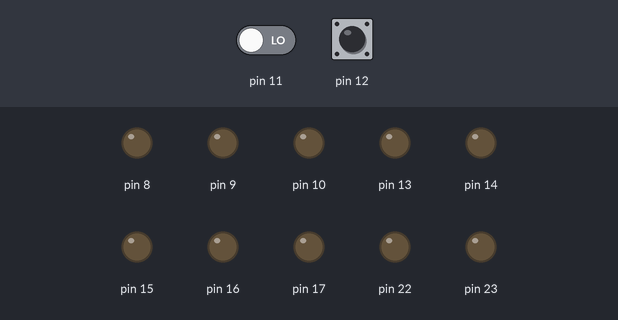
Bench run of a sketch on a simulated Arduino Uno, built with avr-gcc and run on an emulated ATmega328P. Shown: output pins drawn as LEDs (lit = HIGH). Dashed ring = blinking. The inputs (shaded band) are chosen by the test bench; at power-on: pin 12 LOW, pin 11 LOW.

Above: at 1.2 s.
1.3 s: pin 12 pulsed HIGH 2 times (0.12 s each, 0.3 s apart)
At 1.8 s:
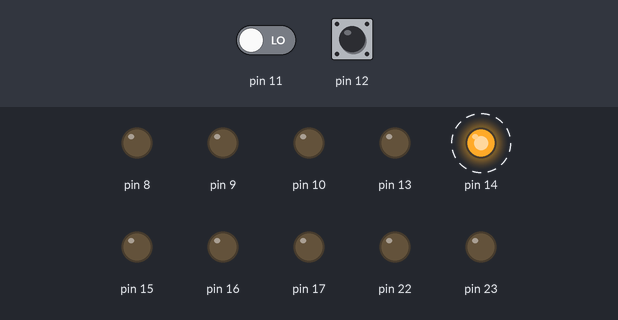
At 2.3 s:
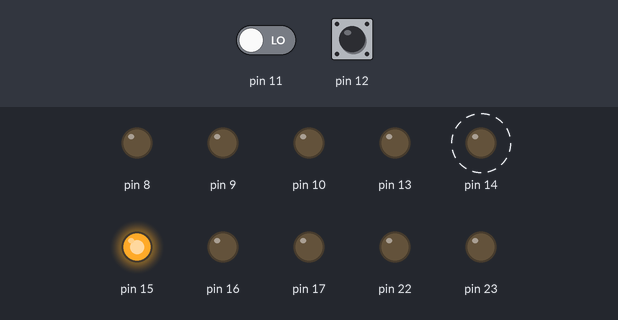
4.4 s: pin 11 driven HIGH
At 4.8 s:
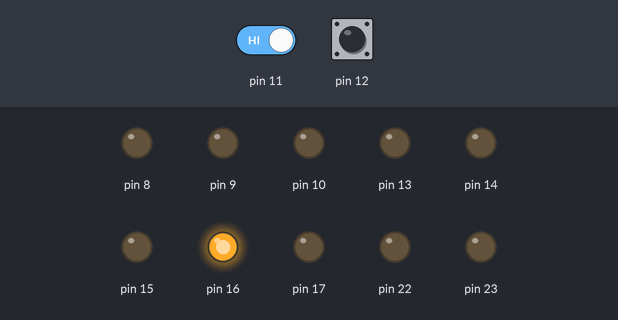
Timing chart, 0 to 7.4 s (numbered marks = the images above; inputs shaded):
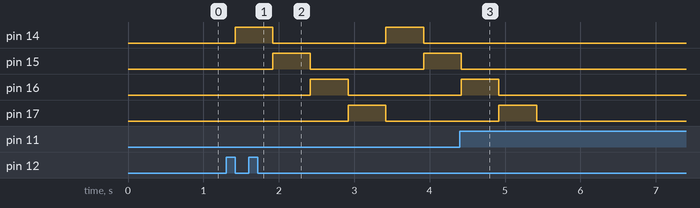

Measured:
- after the input at 1.3 s, pin 14: alternates HIGH for 0.50 s and LOW for 1.5 s, starting after 0.12 s; pin 15: LOW → HIGH after 0.62 s, → LOW 0.50 s later, → HIGH 1.5 s later; pin 16: LOW → HIGH after 1.1 s, → LOW 0.50 s later; pin 17: LOW → HIGH after 1.6 s, → LOW 0.50 s later
- after the input at 4.4 s, pin 14: stops changing and stays LOW; pin 15: goes on until 4.4 s, then stays LOW; pin 16: goes on until 4.9 s, then stays LOW; pin 17: goes on until 5.4 s, then stays LOW

The sketch:

Lab1P2edited.ino
```cpp
void setup() {
  // put your setup code here, to run once:
  DDRB = 0b11100111;
  DDRC = 0b00001111;
}
char x = 0;
void loop() {
  // put your main code here, to run repeatedly:
  x = PINB & 0b00011000;          //

  if(x==0x10){
    while(x==0x10){
       x = PINB & 0b00011000;
    }
    do{
      PORTC = PORTC & 0xF0;
      //delay(500);
      PORTC = PORTC | 0x01;
      delay(500);
      PORTC = PORTC << 1;
      delay(500);
      PORTC = PORTC << 1;
      delay(500);
      PORTC = PORTC << 1;
      delay(500);

      x = PINB & 0b00011000;
    }while(!(x==0x08));
    while(!(x==0x08)){
      x = PINB & 0b00011000;
    }
    PORTC = PORTC & 0xF0;
  }
}
```
